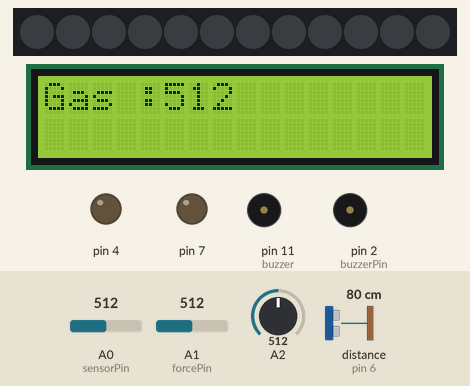
Recording of a sketch running on a simulated Arduino Uno, built with avr-gcc and run on an emulated ATmega328P. Shown: 12 RGB LEDs in strip order, left to right, 16×2 character LCD, output pins drawn as LEDs (lit = HIGH), buzzer (waves = sounding, pin HIGH). The test bench sets the inputs (shaded band); at power-on: distance to the obstacle (sensor on pin 6) 80 cm, A1 (forcePin) = 512, A2 = 512, A0 (sensorPin) = 512. The echo pulse lasts 58.3 µs per cm; dim RGB values are drawn brighter than linear; the strip is taken to match the declared colour order; pins used as bus, display or sensor lines are not drawn; what the sketch prints to the serial monitor is not drawn.

Above: at 5.2 s.
5.3 s: distance to the obstacle (sensor on pin 6) set to 72 cm
At 12.4 s:
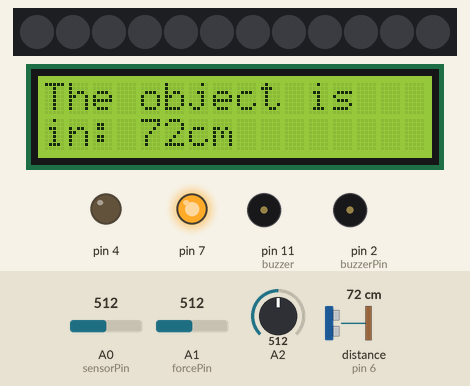
14.1 s: A1 (forcePin) set to 365
At 20.5 s:
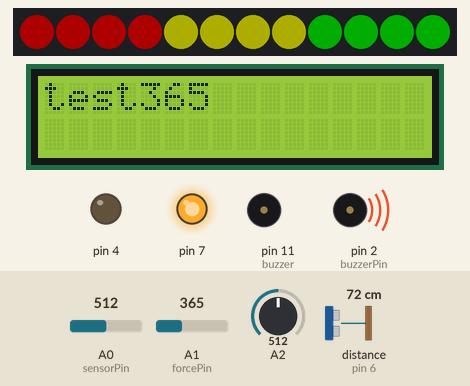
22.9 s: distance to the obstacle (sensor on pin 6) set to 120 cm
At 31.1 s:
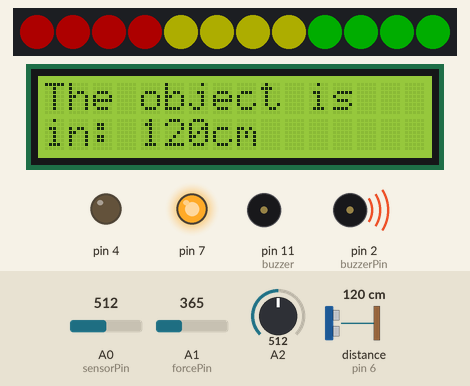
33.8 s: A2 set to 393
At 45.0 s:
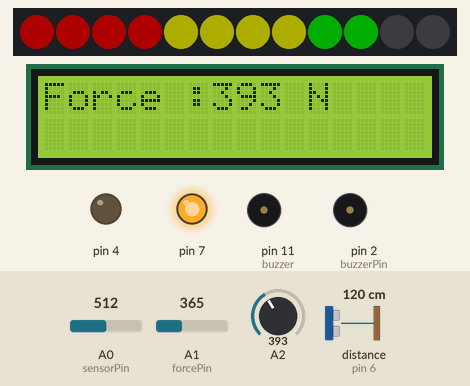
45.2 s: A2 set to 362
54.0 s: A1 (forcePin) set to 306
At 55.4 s:
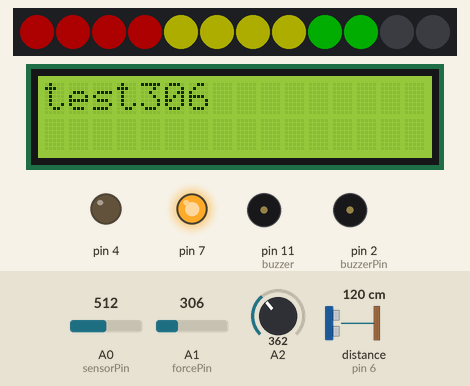
Timing chart, 0 to 94.0 s (numbered marks = the images above; inputs shaded):
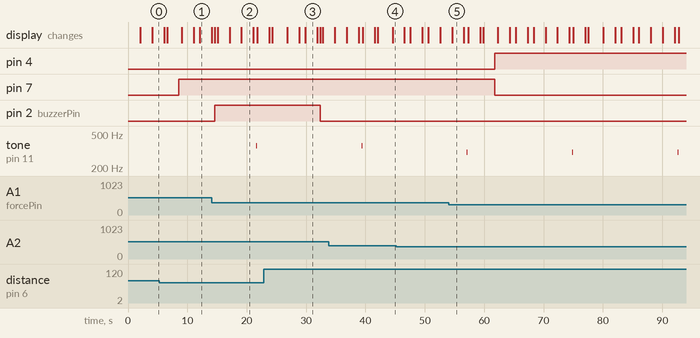

The sketch:

Arduino-based-car-monitoring-system.ino
```cpp
#include <Adafruit_NeoPixel.h>
#include <LiquidCrystal.h>

int ledPin= 3;
int ledNo= 12;
LiquidCrystal lcd(13, 12, 11, 10, 9, 8);
int sensorPin = 0;
Adafruit_NeoPixel strip= Adafruit_NeoPixel(ledNo,ledPin,NEO_RGB+NEO_KHZ800);

int GasSensorVal= 0;// Set the initial sensorValue to 0
int forcePin=A1;
int ForceVal = 0;//for force


int buzzerPin= 2;
int echoPin= 6;
int trigPin= 5;
int minDistance = 50;
int maxDistance = 335;
int buzzer=11;

int Forcevalue=0;


void setup()
{

  //GAS SENSOR
  pinMode(A1, INPUT);
  Serial.begin(9600);
  pinMode(A2,INPUT);
  Serial.begin(9600);

  //force sensor leds
  pinMode(4, OUTPUT);
  pinMode(7, OUTPUT);

  pinMode(buzzerPin, OUTPUT);
  pinMode(trigPin, OUTPUT);
  pinMode(echoPin, INPUT);
  pinMode(forcePin,INPUT);
  pinMode(buzzer,OUTPUT);
  // Initialize serial communication at 9600 bits per secondSerial.begin(9600);
  strip.begin();
  for(int i = 0; i < ledNo; i++)
  {
   strip.setPixelColor(i,strip.Color(0,0,0));
  }
  strip.show();
  lcd.begin(16, 2);               // start lcd
  for(int i=0;i<=3;i++);
  lcd.setCursor(0,0);
  lcd.print("WELCOME BOIS");
  lcd.setCursor(0,1);
  delay(2000);
  lcd.clear();
  lcd.print("MPCA PROJECT V69");
  delay(2000);
  lcd.clear();
  lcd.setCursor(0, 0);
  lcd.display();
}

void loop()
{
  GasSensorVal = analogRead(A1);
  lcd.setCursor(0, 0);
  lcd.print("Gas :");
  lcd.print(GasSensorVal);
  delay(2000);
  lcd.setCursor(0, 0);
  lcd.clear();
  delay(500);
  if (GasSensorVal >000 && GasSensorVal <= 306){
		lcd.print("Normal");
	}else if (GasSensorVal > 307 &&  GasSensorVal <= 420){
		lcd.print("Gas Detected");
	}else if (GasSensorVal > 421 && GasSensorVal <= 520){
		lcd.print("Dense Gas Det");
    }else if (GasSensorVal > 521 && GasSensorVal <= 724){
    lcd.print("EMERGENCY!");
    }

  delay(2000);
  //Serial.print("Gas ");
  Serial.println(GasSensorVal);
  //Serial.println(" cm");


  ForceVal = analogRead(A2);

  //forceval leds

  if (ForceVal < 375 && ForceVal >= 0) {
    digitalWrite(4, HIGH);
    digitalWrite(7, LOW);
  }
  else
  {
    digitalWrite(4, LOW);
    digitalWrite(7, HIGH);
  }

  delay(10);


  lcd.setCursor(0, 0);
  delay(500);
  lcd.print("Force :");
  lcd.print(ForceVal);
  lcd.print(" N");
  delay(2000);
  lcd.setCursor(0, 0);
  lcd.clear();
   delay(500);
  //Serial.print("Force ");
  //Serial.print(ForceVal);
  //Serial.println(" N");

  int distance = calcDistance();
  lcd.setCursor(0, 0);
   delay(500);
  lcd.print("The object is");
  lcd.setCursor(0, 1);
  lcd.print("in: ");
  lcd.print(distance);
  lcd.print("cm");
  delay(2000);
  lcd.clear();
   delay(500);
  //Serial.println(distance);
  int ledsToGlow = map(distance, minDistance, maxDistance, ledNo, 1);
  //lcd.setCursor(0, 0);
  //lcd.print(ledsToGlow);
  ///delay(2000);
  //lcd.clear();
  Serial.println(ledsToGlow);
  if(ledsToGlow == 12)
  {
    digitalWrite(buzzerPin, HIGH);
  }
  else
  {
    digitalWrite(buzzerPin, LOW);
  }
  for(int i = 0; i < ledsToGlow; i++)
  {
    if(i < 4)
    {
      strip.setPixelColor(i,strip.Color(50,0,0));//green,red,blue
    }
    else if(i >= 4 && i < 8)
    {
      strip.setPixelColor(i,strip.Color(50,50,0));//green,red,blue
    }
    else if(i >= 8 && i < 12)
    {
      strip.setPixelColor(i,strip.Color(0,50,0));//green,red,blue
    }
  }
  for(int i = ledsToGlow; i < ledNo; i++)
  {
    strip.setPixelColor(i,strip.Color(0,0,0));
  }
  strip.show();
  delay(500);
  //gow
  int reading = analogRead(sensorPin);
  float voltage = reading * 4.68;
  voltage /= 1024.0;
   // now print out the temperature
  float temperatureC = (voltage - 0.5) * 100;
  lcd.setCursor(0, 0);
  lcd.print(temperatureC);
  lcd.setCursor(0, 1);
  lcd.print(" degrees C");
  delay(2000);
  lcd.clear();
   delay(500);
  Serial.print(temperatureC);
  Serial.println(" degrees C");

  delay(1000);
  //koti
  //while(Forcevalue!=0)

  Forcevalue = analogRead(forcePin);
  lcd.setCursor(0, 0);
   delay(500);
  lcd.print("test");
  lcd.print(Forcevalue);
  delay(2000);
  lcd.clear();
   delay(500);
  //Serial.println (Forcevalue);
  tone(buzzer,Forcevalue);
  delay(100);
  noTone(buzzer);
  delay(100);

}

int calcDistance()
{
  long distance,duration;
  digitalWrite(trigPin, LOW);
  delayMicroseconds(2);
  digitalWrite(trigPin, HIGH);
  delayMicroseconds(10);
  digitalWrite(trigPin, LOW);
  duration = pulseIn(echoPin, HIGH);
  distance = duration/29/2;
  if(distance >= maxDistance)
  {
    distance = maxDistance;
  }
  if(distance <= minDistance)
  {
    distance = minDistance;
  }
  return distance;
}
//ggg
```

Measured:
- the behaviour switches between 76 and 75 cm on distance to the obstacle (sensor on pin 6) (found by bisection; images 0 and 1)
- after the input at 22.9 s, pin 2 (buzzerPin): HIGH → LOW after 9.4 s
- by itself, tone on pin 11 (buzzer): alternates 306 Hz for 0.10 s and silent for 17.6 s
- what the display in image 2 shows lasts 2.0 s, from 19.1 s to 21.1 s
